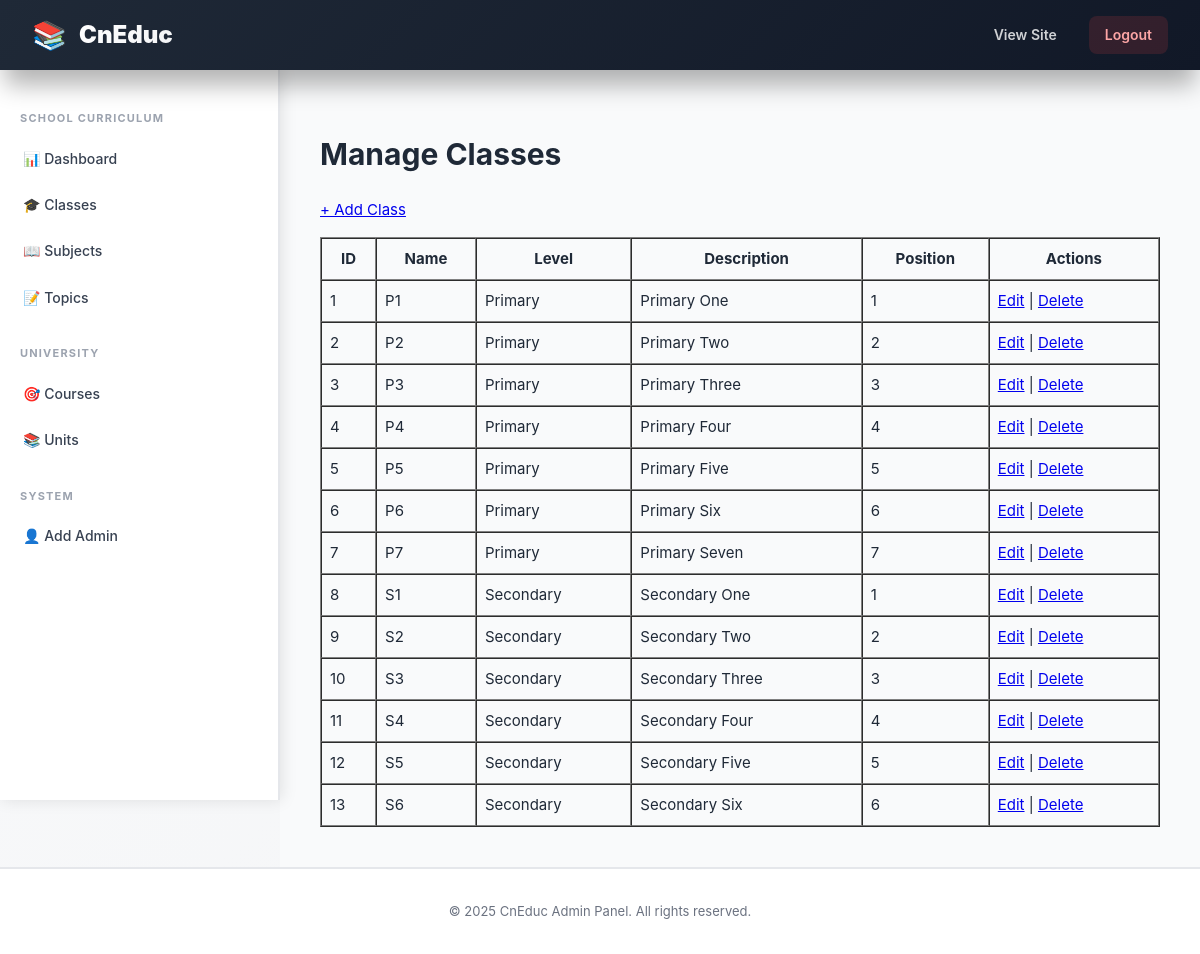
The page /admin/classes_list.php (signed in) on the database its author committed.
### tables this page shows
CREATE TABLE IF NOT EXISTS `classes` (
  `id` INT AUTO_INCREMENT PRIMARY KEY,
  `level_id` INT NOT NULL,
  `name` VARCHAR(50) NOT NULL,
  `description` TEXT,
  `position` INT DEFAULT 0,
  FOREIGN KEY (`level_id`) REFERENCES `levels`(`id`) ON DELETE CASCADE,
  UNIQUE KEY `level_class` (`level_id`, `name`)
);

CREATE TABLE IF NOT EXISTS `levels` (
  `id` INT AUTO_INCREMENT PRIMARY KEY,
  `name` VARCHAR(100) NOT NULL,
  `description` TEXT,
  `slug` VARCHAR(100) NOT NULL UNIQUE
);

### admin/classes_list.php (the view, shortened to what this page needs)
<?php
require_once __DIR__ . '/../includes/functions.php';
$classes = [];
$level_id = isset($_GET['level_id']) ? (int)$_GET['level_id'] : 0;
if ($level_id > 0) {
    $level = get_level($level_id);
    $classes = get_classes_by_level($level_id);
} else {
    $res = $mysqli->query("SELECT c.*, l.name AS level_name FROM classes c JOIN levels l ON c.level_id = l.id ORDER BY l.id, c.position");
    $classes = $res ? $res->fetch_all(MYSQLI_ASSOC) : [];
}
include __DIR__ . '/header.php';
?>
<div class="card">
  <h1>Manage Classes</h1>
  <p><a href="class_add.php<?php echo $level_id > 0 ? '?level_id=' . $level_id : ''; ?>">+ Add Class</a></p>
  <?php if (count($classes) === 0): ?>
    <p>No classes found.</p>
  <?php else: ?>
    <table border="1" cellpadding="8" cellspacing="0" style="width:100%;">
      <tr>
        <th>ID</th>
        <th>Name</th>
        <th>Level</th>
        <th>Description</th>
        <th>Position</th>
        <th>Actions</th>
      </tr>
      <?php foreach ($classes as $c): ?>
        <tr>
          <td><?php echo $c['id']; ?></td>
          <td><?php echo htmlspecialchars($c['name']); ?></td>
          <td><?php echo htmlspecialchars($c['level_name'] ?? get_level($c['level_id'])['name']); ?></td>
          <td><?php echo htmlspecialchars($c['description']); ?></td>
          <td><?php echo $c['position']; ?></td>
          <td>
            <a href="class_edit.php?id=<?php echo $c['id']; ?>">Edit</a> |
            <a href="class_delete.php?id=<?php echo $c['id']; ?>" onclick="return confirm('Are you sure?');">Delete</a>
          </td>
        </tr>
      <?php endforeach; ?>
    </table>
  <?php endif; ?>
</div>
<?php include __DIR__ . '/footer.php'; ?>

### assets/admin.css (style rules this page uses)
* { box-sizing: border-box; -webkit-box-sizing: border-box; -moz-box-sizing: border-box; }
:root { --primary: #6366f1; --primary-dark: #4f46e5; --primary-light: #f0f4ff; --primary-lighter: #f5f3ff; --secondary: #ec4899; --accent: #f59e0b; --success: #10b981; --danger: #ef4444; --warning: #f59e0b; --info: #3b82f6; --gray-900: #111827; --gray-800: #1f2937; --gray-700: #374151; --gray-600: #4b5563; --gray-500: #6b7280; --gray-400: #9ca3af; --gray-300: #d1d5db; --gray-200: #e5e7eb; --gray-100: #f3f4f6; --gray-50: #f9fafb; --shadow-xs: 0 1px 2px 0 rgba(0, 0, 0, 0.05); --shadow-sm: 0 1px 3px 0 rgba(0, 0, 0, 0.1), 0 1px 2px -1px rgba(0, 0, 0, 0.1); --shadow-md: 0 4px 6px -1px rgba(0, 0, 0, 0.1), 0 2px 4px -2px rgba(0, 0, 0, 0.1); --shadow-lg: 0 10px 15px -3px rgba(0, 0, 0, 0.1), 0 4px 6px -4px rgba(0, 0, 0, 0.1); --shadow-xl: 0 20px 25px -5px rgba(0, 0, 0, 0.1), 0 8px 10px -6px rgba(0, 0, 0, 0.1); --shadow-2xl: 0 25px 50px -12px rgba(0, 0, 0, 0.25); --transition: all 0.3s cubic-bezier(0.4, 0, 0.2, 1); }
html { scroll-behavior: smooth; width: 100%; overflow-x: hidden; -ms-overflow-style: scrollbar; }
body { font-family: 'Inter', -apple-system, BlinkMacSystemFont, 'Segoe UI', 'Roboto', sans-serif; margin: 0; padding: 0; background: #f3f4f6; background: linear-gradient(135deg, #f9fafb 0%, #f3f4f6 100%); color: #1f2937; line-height: 1.6; font-size: 15px; -webkit-font-smoothing: antialiased; -moz-osx-font-smoothing: grayscale; overflow-x: hidden; }

### admin/header.php (style rules this page uses)
* { box-sizing: border-box; -webkit-box-sizing: border-box; -moz-box-sizing: border-box; }
html { scroll-behavior: smooth; -ms-overflow-style: scrollbar; }
body { margin: 0; padding: 0; }

### rows shown on the page
classes: id "1", name "P1", level.name "Primary", description "Primary One", position "1"
classes: id "2", name "P2", level.name "Primary", description "Primary Two", position "2"
classes: id "3", name "P3", level.name "Primary", description "Primary Three", position "3"
classes: id "4", name "P4", level.name "Primary", description "Primary Four", position "4"
classes: id "5", name "P5", level.name "Primary", description "Primary Five", position "5"
classes: id "6", name "P6", level.name "Primary", description "Primary Six", position "6"
classes: id "7", name "P7", level.name "Primary", description "Primary Seven", position "7"
classes: id "8", name "S1", level.name "Secondary", description "Secondary One", position "1"
classes: id "9", name "S2", level.name "Secondary", description "Secondary Two", position "2"
classes: id "10", name "S3", level.name "Secondary", description "Secondary Three", position "3"
classes: id "11", name "S4", level.name "Secondary", description "Secondary Four", position "4"
classes: id "12", name "S5", level.name "Secondary", description "Secondary Five", position "5"
classes: id "13", name "S6", level.name "Secondary", description "Secondary Six", position "6"
